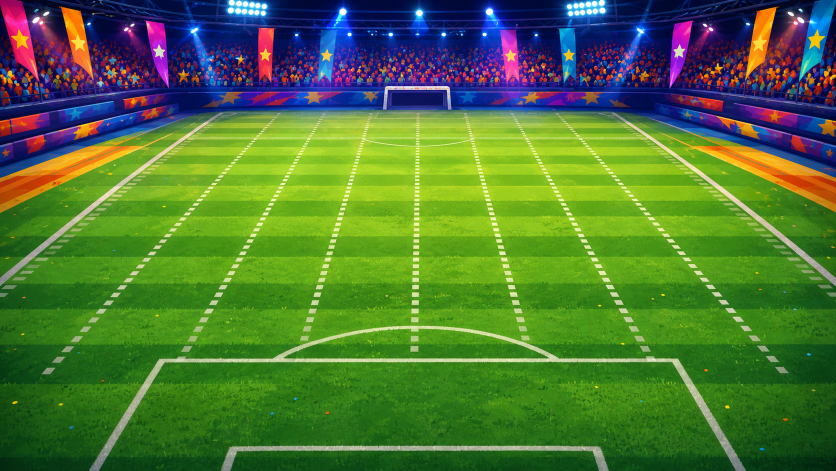
#> input picture _meta/generated_sources/ig_060e7a791eba1641016a3eacd2db188198b6999a29bb595c62.png, 1672 x 941 px (shown at 1/2 size)
$ python -i process_generated_assets.py   (imports and definitions only)
#> lines starting #> are read from the running program, lines starting #| are printed output that depends on the picture
from __future__ import annotations

from pathlib import Path

from PIL import Image


ROOT = Path(__file__).resolve().parents[1]
SOURCE = ROOT / "_meta" / "generated_sources"
OUT = ROOT / "assets" / "img"


# [11 lines left out: functions source, save_background, not called in this run]


def alpha_from_key(img: Image.Image, key: tuple[int, int, int], tolerance: int) -> Image.Image:
    rgba = img.convert("RGBA")
    px = rgba.load()
    w, h = rgba.size
    kr, kg, kb = key
    for y in range(h):
        for x in range(w):
            r, g, b, a = px[x, y]
            diff = abs(r - kr) + abs(g - kg) + abs(b - kb)
            if diff <= tolerance:
                px[x, y] = (r, g, b, 0)
            elif diff <= tolerance + 100:
                alpha = int(255 * (diff - tolerance) / 100)
                px[x, y] = (r, g, b, max(0, min(255, alpha)))
            elif kg > 190 and g > r * 1.18 and g > b * 1.18:
                edge = max(r, b)
                px[x, y] = (r, min(g, edge + 10), b, max(0, a - 150))
            elif kr > 190 and kb > 190 and r > 190 and b > 190 and g < 100:
                px[x, y] = (min(r, g + 38), g, min(b, g + 38), max(0, a - 135))
    remove_color_spill(rgba, key)
    return rgba


def remove_color_spill(img: Image.Image, key: tuple[int, int, int]) -> None:
    px = img.load()
    w, h = img.size
    kr, kg, kb = key
    for y in range(h):
        for x in range(w):
            r, g, b, a = px[x, y]
            if a <= 0:
                continue
            if kg > kr and kg > kb:
                edge = max(r, b)
                if g > edge + 18:
                    px[x, y] = (r, min(g, edge + 8), b, int(a * 0.92))
            elif kr > kg and kb > kg:
                edge = g
                if r > edge + 30 and b > edge + 30:
                    px[x, y] = (min(r, edge + 52), g, min(b, edge + 52), int(a * 0.94))


def trim_alpha(img: Image.Image, pad: int = 8) -> Image.Image:
    alpha = img.getchannel("A")
    box = alpha.getbbox()
    if box is None:
        return img
    left, top, right, bottom = box
    left = max(0, left - pad)
    top = max(0, top - pad)
    right = min(img.width, right + pad)
    bottom = min(img.height, bottom + pad)
    return img.crop((left, top, right, bottom))


def split_grid(path: Path, rows: int, cols: int) -> list[Image.Image]:
    img = Image.open(path).convert("RGBA")
    cell_w = img.width // cols
    cell_h = img.height // rows
    cells: list[Image.Image] = []
    for row in range(rows):
        for col in range(cols):
            cells.append(img.crop((col * cell_w, row * cell_h, (col + 1) * cell_w, (row + 1) * cell_h)))
    return cells


def resize_fit(img: Image.Image, max_w: int, max_h: int) -> Image.Image:
    scale = min(max_w / img.width, max_h / img.height, 1.0)
    size = (max(1, int(img.width * scale)), max(1, int(img.height * scale)))
    return img.resize(size, Image.Resampling.NEAREST)


def save_asset(img: Image.Image, name: str, max_w: int, max_h: int) -> None:
    trim_alpha(img, 10)
    resize_fit(trim_alpha(img, 10), max_w, max_h).save(OUT / name)


# [75 lines left out: functions remove_embedded_ball, process_player_sheet, not called in this run]


def process_enemies(path: Path) -> None:
    for idx, cell in enumerate(split_grid(path, 2, 3)):
#> after the loop in split_grid, `for row in range(rows):`: cells = 6 items
        enemy = trim_alpha(alpha_from_key(cell, (255, 0, 255), 115), 12)
#> in alpha_from_key, `rgba = img.convert("RGBA")`:
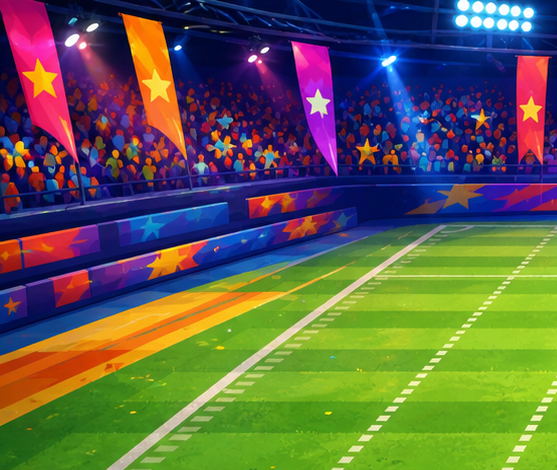
#> rgba: PIL image 557x470 RGBA; mean R, G, B, A 94.1, 95.7, 75.5, 255
#> in alpha_from_key, `kr, kg, kb = key`: kr = 255; kg = 0; kb = 255
#> in remove_color_spill, `kr, kg, kb = key`: kg = 0; kb = 255
#> in alpha_from_key, `remove_color_spill(rgba, key)`:
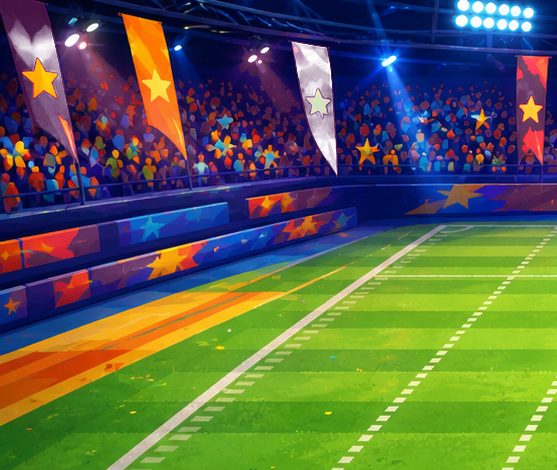
#> rgba: PIL image 557x470 RGBA; mean R, G, B, A 87.9, 95.7, 72.1, 250.4; transparent parts drawn white
#> in trim_alpha, `alpha = img.getchannel("A")`:
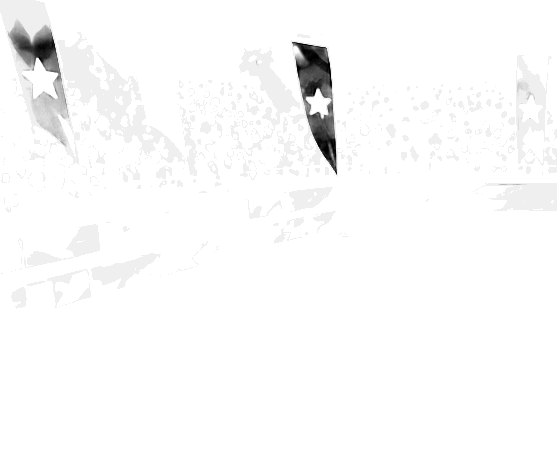
#> alpha: PIL image 557x470 L; min 0, max 255, mean 250.4
#> in trim_alpha, `box = alpha.getbbox()`: box = (0, 0, 557, 470)
#> in trim_alpha, `left, top, right, bottom = box`: left = 0; right = 557; bottom = 470
        resize_fit(enemy, 180, 190).save(OUT / f"enemy_{idx}.png")
#> in resize_fit, `return img.resize(size, Image.Resampling.NEAREST)`:
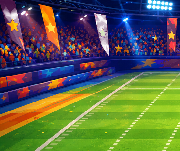
#> returned value: PIL image 180x151 RGBA; mean R, G, B, A 88, 95.7, 72, 250.4; transparent parts drawn white


# [56 lines left out: functions process_props, process_skill_sheet, process_single_skill, main, not called in this run]


# [2 lines not run here, left out]

>>> result = process_enemies('../_meta/generated_sources/ig_060e7a791eba1641016a3eacd2db188198b6999a29bb595c62.png')
